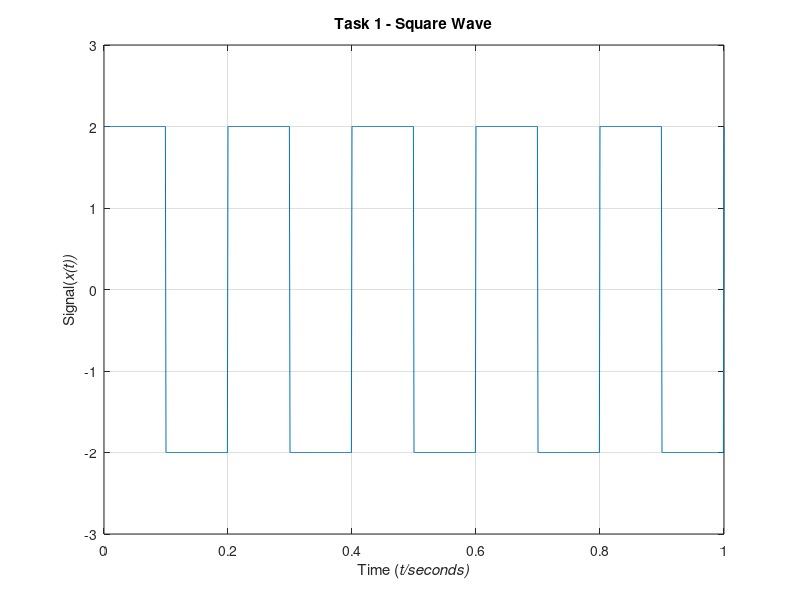
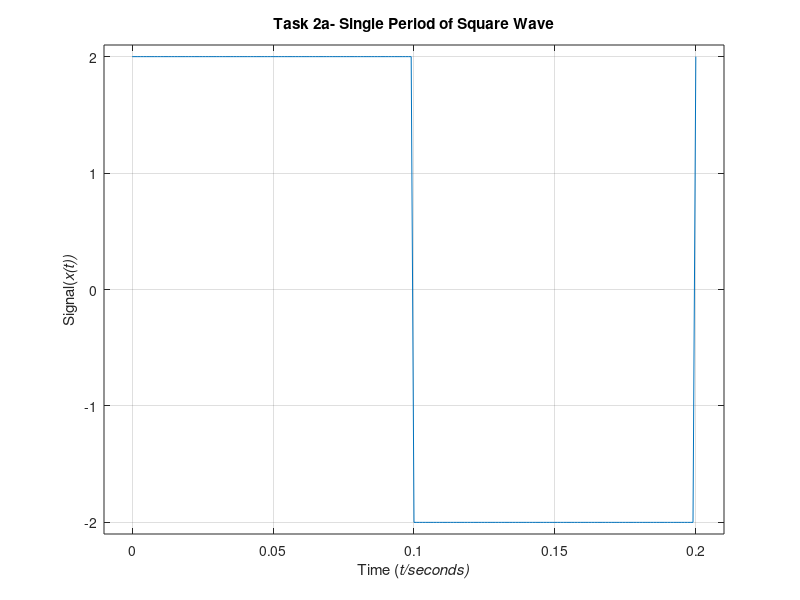

Write MATLAB code to recreate these figures, in order. (Note: this script raises an error after producing the figures.)
%% EE-394 Digital Signal Processing: Lab 07 - Continous Time Fourier Series
%% Task 1: Spectral Analysis of Square Wave
%% EE-16163, Section D, TE-EE, Fall 2018
%% PART 0 - Closing all figures, clearing workspace, clearing log command
clear all; close all; clc;

%% PART 1A - Defining parameters for square wave
T_s    = 0.001;        % sampling time in seconds
T_p    = 0.2;          % square wave period in seconds
duty   = 0.5;          % duty cycle as fraction - 50 %
f      = 1 / T_p;      % frequency of signal
ampl   = 2;            % amplitude of square wave
F0     = f;            % fundamental frequency for spectral analysis

% Defining time domain
t_start = 0; t_end = 1;
t = t_start : T_s : t_end;

% Defining square wave
sq_wave = ampl * square( 2 * pi * f .* t );
%% PART 1B - Plotting the square wave
figure; plot( t, sq_wave ); grid; 
ylim( [ -3, 3] ); xlabel( 'Time (\it{t/seconds})');
ylabel( 'Signal(\it{x(t)})' );title( 'Task 1 - Square Wave' );

%% PART 2A - Extracting information for one period of signal
period_start = find( round ( t * 1000 ) / 1000 == 0 ) ;   
period_end = find( round ( t * 1000 ) / 1000 == T_p );
period_indices = period_start : period_end;
sq_wave_period = sq_wave( period_indices );
single_period = t( period_indices );

%% PART 2B - Plotting extracted signal
figure; plot( single_period, sq_wave_period );
xlabel( 'Time (\it{t/seconds})' );
ylabel( 'Signal(\it{x(t)})' );
title( 'Task 2a- Single Period of Square Wave' );
margin_x = 0.01; margin_y = 0.1;
xlim( [ single_period( 1 ) - margin_x, single_period( end ) + margin_x ] ); 
ylim( [ min( sq_wave_period ) - margin_y, ...
    max( sq_wave_period ) + margin_y ] ); grid;

%% PART 3A - Computing the Continuous Time Fourier Series Coefficients
fs_time = ( -T_p / 2): T_s : ( T_p / 2 );
num_of_coeffs = 6;

for k = 1 : num_of_coeffs
    % Computing for complex fourier coefficient
    B = exp( -1i * 2 * pi * ( k - 1 ) * F0 .* fs_time );
    
    % Finding specific coefficient through discretised integral
    % Bn = 1/T int( x(t) * e^(-jnwt) ) between -T0/2, T0/2
    % wo = 2piF0t, [-T0/2, T0/2] is just fs_time 
    % Because discrete, fs_time values separated by T_s
    % And integration replaced by summation
    % B is still the complex Fourier coefficient
    % length ( sq_wave_period ) = [-T0/2, T0/2]'s number of elements
    coeff( k ) = ( sum ( sq_wave_period .* B ) ) / ...
        ( length( sq_wave_period ) );
end

%% PART 3B - Plotting Amplitude Spectrum
k =  F0 * ( 0 : num_of_coeffs - 1 );     % Frequency in Hz
coeff_mags = abs( coeff );               % Magnitudes of each component

% Creating text labels for each stem plot to show magnitude
Bn_labels = sprintfc('%.4f', coeff_mags );

% generating plot
figure; stem( k, coeff_mags ); grid;
xlabel( 'Harmonic(\it{kF_0/Hz})' ); ylabel ( 'Component Magnitude -\it{|B_{n}|}' ); 
title ( 'Task 2b - CT Exponential FS Magnitude Spectrum for Square Wave' ) ;
text( k, coeff_mags, Bn_labels, 'HorizontalAlignment', 'Left',...
    'VerticalAlignment', 'Bottom' );